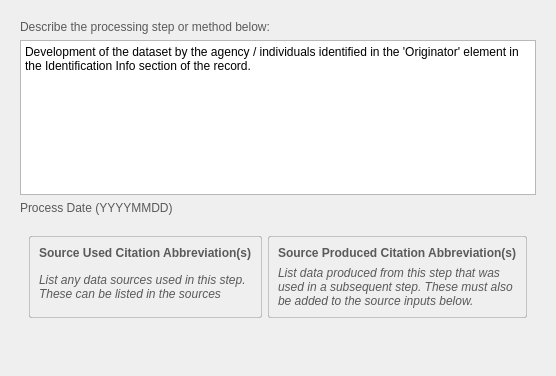
<?xml version="1.0" encoding="UTF-8"?>
<ui version="4.0">
 <class>Form</class>
 <widget class="QWidget" name="Form">
  <property name="geometry">
   <rect>
    <x>0</x>
    <y>0</y>
    <width>545</width>
    <height>376</height>
   </rect>
  </property>
  <property name="minimumSize">
   <size>
    <width>0</width>
    <height>175</height>
   </size>
  </property>
  <property name="maximumSize">
   <size>
    <width>16777215</width>
    <height>16777215</height>
   </size>
  </property>
  <property name="windowTitle">
   <string>Form</string>
  </property>
  <property name="styleSheet">
   <string notr="true">QGroupBox{
    background-color: transparent;
     subcontrol-position: top left; /* position at the top left*/
     padding-top: 20px;
    font: bold 12px;
    color: rgba(90, 90, 90, 225);
    border: 1px solid gray;
    border-radius: 2px;
    border-color: rgba(90, 90, 90, 40);
}
QGroupBox::title {
text-align: left;
subcontrol-origin: padding;
subcontrol-position: top left; /* position at the top center */padding: 3 3px;
}
QLabel{
font: 9pt &quot;Arial&quot;;
color: rgb(90, 90, 90);
}
QLineEdit, QComboBox {
font: 9pt &quot;Arial&quot;;
color: rgb(50, 50, 50);
}

QGroupBox:Hover {
    border-color: rgba(90, 90, 90, 240);
}

QHBoxLayout#import_doi_layout{
subcontrol-position: top left; /* position at the top left*/
     padding-top: 200px;
}

.QFrame {
    color: rgba(90, 90, 90, 225);
    border: 1px solid gray;
    border-radius: 2px;
    border-color: rgba(90, 90, 90, 75);
}</string>
  </property>
  <layout class="QHBoxLayout" name="horizontalLayout_3">
   <item>
    <widget class="QWidget" name="fgdc_procstep" native="true">
     <layout class="QVBoxLayout" name="verticalLayout_5">
      <item>
       <widget class="QLabel" name="label">
        <property name="sizePolicy">
         <sizepolicy hsizetype="Preferred" vsizetype="Fixed">
          <horstretch>0</horstretch>
          <verstretch>0</verstretch>
         </sizepolicy>
        </property>
        <property name="text">
         <string>Describe the processing step or method below:</string>
        </property>
       </widget>
      </item>
      <item>
       <widget class="GrowingTextEdit" name="fgdc_procdesc">
        <property name="maximumSize">
         <size>
          <width>16777215</width>
          <height>155</height>
         </size>
        </property>
        <property name="plainText">
         <string>Development of the dataset by the agency / individuals identified in the 'Originator' element in the Identification Info section of the record.</string>
        </property>
       </widget>
      </item>
      <item>
       <layout class="QHBoxLayout" name="horizontalLayout">
        <item>
         <layout class="QVBoxLayout" name="verticalLayout_2">
          <property name="spacing">
           <number>0</number>
          </property>
          <item>
           <widget class="QLabel" name="label_37">
            <property name="text">
             <string>Process Date (YYYYMMDD)</string>
            </property>
           </widget>
          </item>
          <item>
           <widget class="QWidget" name="fgdc_procdate" native="true">
            <property name="sizePolicy">
             <sizepolicy hsizetype="Preferred" vsizetype="Preferred">
              <horstretch>0</horstretch>
              <verstretch>0</verstretch>
             </sizepolicy>
            </property>
            <property name="minimumSize">
             <size>
              <width>0</width>
              <height>0</height>
             </size>
            </property>
            <property name="maximumSize">
             <size>
              <width>221</width>
              <height>100</height>
             </size>
            </property>
           </widget>
          </item>
          <item>
           <spacer name="verticalSpacer">
            <property name="orientation">
             <enum>Qt::Vertical</enum>
            </property>
            <property name="sizeType">
             <enum>QSizePolicy::Preferred</enum>
            </property>
            <property name="sizeHint" stdset="0">
             <size>
              <width>20</width>
              <height>0</height>
             </size>
            </property>
           </spacer>
          </item>
         </layout>
        </item>
        <item>
         <spacer name="horizontalSpacer">
          <property name="orientation">
           <enum>Qt::Horizontal</enum>
          </property>
          <property name="sizeHint" stdset="0">
           <size>
            <width>40</width>
            <height>20</height>
           </size>
          </property>
         </spacer>
        </item>
       </layout>
      </item>
      <item>
       <widget class="QWidget" name="src_widget" native="true">
        <layout class="QHBoxLayout" name="src_layout">
         <item>
          <widget class="QFrame" name="srcused_groupbox">
           <layout class="QVBoxLayout" name="srcused_layout">
            <item>
             <widget class="QLabel" name="lbl_dataset_title">
              <property name="styleSheet">
               <string notr="true">font: bold;</string>
              </property>
              <property name="text">
               <string>Source Used Citation Abbreviation(s)</string>
              </property>
              <property name="alignment">
               <set>Qt::AlignLeading|Qt::AlignLeft|Qt::AlignTop</set>
              </property>
             </widget>
            </item>
            <item>
             <widget class="QLabel" name="label_34">
              <property name="sizePolicy">
               <sizepolicy hsizetype="Preferred" vsizetype="Fixed">
                <horstretch>0</horstretch>
                <verstretch>0</verstretch>
               </sizepolicy>
              </property>
              <property name="styleSheet">
               <string notr="true">font: italic;</string>
              </property>
              <property name="text">
               <string>List any data sources used in this step. These can be listed in the sources section below.</string>
              </property>
              <property name="wordWrap">
               <bool>true</bool>
              </property>
             </widget>
            </item>
            <item>
             <spacer name="verticalSpacer_4">
              <property name="orientation">
               <enum>Qt::Vertical</enum>
              </property>
              <property name="sizeHint" stdset="0">
               <size>
                <width>20</width>
                <height>0</height>
               </size>
              </property>
             </spacer>
            </item>
           </layout>
          </widget>
         </item>
         <item>
          <widget class="QFrame" name="srcprod_groupbox">
           <layout class="QVBoxLayout" name="srcprod_layout">
            <item>
             <widget class="QLabel" name="lbl_dataset_title_2">
              <property name="styleSheet">
               <string notr="true">font: bold;</string>
              </property>
              <property name="text">
               <string>Source Produced Citation Abbreviation(s)</string>
              </property>
              <property name="alignment">
               <set>Qt::AlignLeading|Qt::AlignLeft|Qt::AlignTop</set>
              </property>
             </widget>
            </item>
            <item>
             <widget class="QLabel" name="label_35">
              <property name="sizePolicy">
               <sizepolicy hsizetype="Preferred" vsizetype="Fixed">
                <horstretch>0</horstretch>
                <verstretch>0</verstretch>
               </sizepolicy>
              </property>
              <property name="styleSheet">
               <string notr="true">font: italic;</string>
              </property>
              <property name="text">
               <string>List data produced from this step that was used in a subsequent step. These must also be added to the source inputs below. </string>
              </property>
              <property name="wordWrap">
               <bool>true</bool>
              </property>
             </widget>
            </item>
            <item>
             <spacer name="verticalSpacer_3">
              <property name="orientation">
               <enum>Qt::Vertical</enum>
              </property>
              <property name="sizeHint" stdset="0">
               <size>
                <width>20</width>
                <height>0</height>
               </size>
              </property>
             </spacer>
            </item>
           </layout>
          </widget>
         </item>
        </layout>
       </widget>
      </item>
      <item>
       <widget class="QWidget" name="widget_proccont" native="true">
        <layout class="QVBoxLayout" name="verticalLayout_6">
         <property name="spacing">
          <number>0</number>
         </property>
         <property name="leftMargin">
          <number>0</number>
         </property>
         <property name="topMargin">
          <number>0</number>
         </property>
         <property name="rightMargin">
          <number>0</number>
         </property>
         <property name="bottomMargin">
          <number>0</number>
         </property>
        </layout>
       </widget>
      </item>
      <item>
       <spacer name="verticalSpacer_2">
        <property name="orientation">
         <enum>Qt::Vertical</enum>
        </property>
        <property name="sizeHint" stdset="0">
         <size>
          <width>20</width>
          <height>0</height>
         </size>
        </property>
       </spacer>
      </item>
     </layout>
    </widget>
   </item>
  </layout>
 </widget>
 <customwidgets>
  <customwidget>
   <class>GrowingTextEdit</class>
   <extends>QPlainTextEdit</extends>
   <header>growingtextedit</header>
  </customwidget>
 </customwidgets>
 <resources/>
 <connections/>
</ui>
